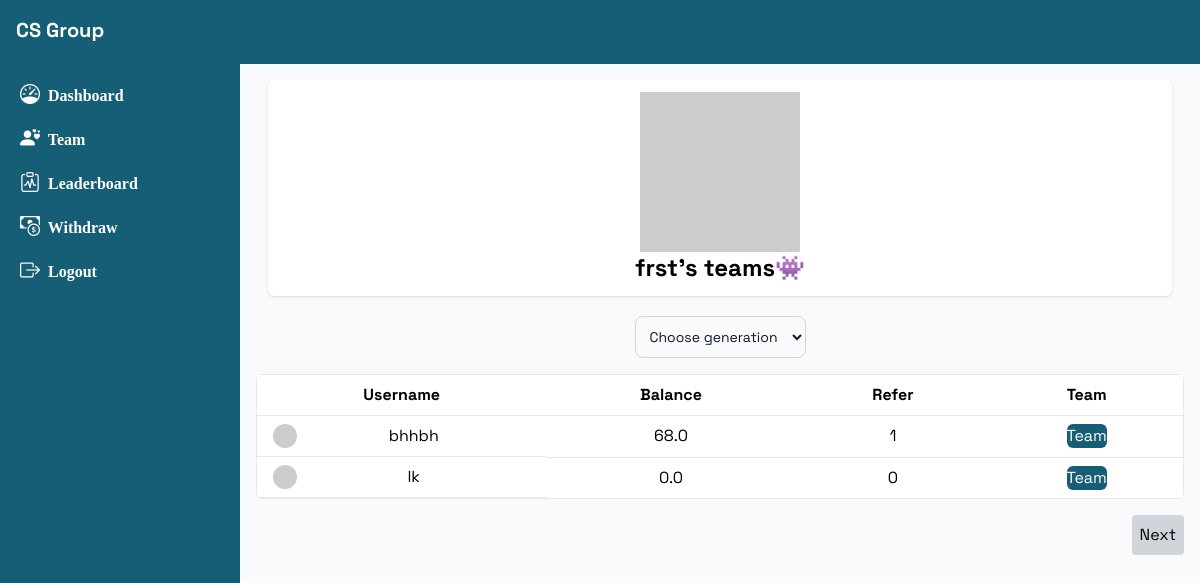
The app's page /teams/frst with its own data.
### base/models.py (models this page shows, shortened)
class Profile(models.Model):
    user = models.ForeignKey(User, on_delete=models.CASCADE)
    name = models.CharField(max_length=200)
    title = models.CharField(max_length=200, null=True, blank=True)
    number = models.CharField(max_length=50)
    balance = models.FloatField(default=00)
    shopping_balance = models.IntegerField(default=0)
    refer_link = models.CharField(max_length=100)
    is_verified = models.BooleanField(default=False)
    referred_by = models.ForeignKey(User, related_name='teams', null=True, blank=True, on_delete=models.CASCADE)
    def total_refer(self):
        return Referral.objects.filter(referrer=self, generation=1).count()

class Referral(models.Model):
    referrer = models.ForeignKey(Profile, on_delete=models.CASCADE, related_name='referrals_made')
    referred_user = models.ForeignKey(Profile, on_delete=models.CASCADE, related_name='referrals_received')
    generation = models.PositiveIntegerField()

### base/views.py (the view)
# urls.py: path('teams/<str:username>', get_teams)
@csrf_exempt
def get_teams(request, username):
    if request.method == 'GET':
        gen = request.GET.get('gen')
        genon = 1
        if gen:
            genon = gen
        p = Profile.objects.get(user__username=username)
        ref = Referral.objects.filter(referrer=p, generation=genon).order_by('-id')
        paginator = Paginator(ref, 2)
        page_number = request.GET.get('page')
        ref = paginator.get_page(page_number)
        context = {'ref':ref, 'gen':genon, 'username':username}
        return render(request, 'team.html', context)

### templates/team.html (shortened to what this page needs)
{% extends 'dash.html' %}
{% block body %}
    <div class="container mx-auto p-2">
      <div class="mx-3 flex-col mb-5 p-3 rounded-md bg-white shadow flex items-center justify-center">
      <img class="w-40"
  src="https://api.dicebear.com/8.x/big-smile/svg?seed={{username}}"
  alt="avatar" />
    <h1 class="font-bold text-2xl">{{username}}'s teams👾</h1>
      </div>
        <div class="flex justify-between items-center mb-4">
<form class="max-w-sm mx-auto">
  <select onchange="x()" id="select" class="bg-gray-50 border border-gray-300 text-gray-900 text-sm rounded-lg focus:ring-blue-500 focus:border-blue-500 block w-full p-2.5 dark:bg-gray-700 dark:border-gray-600 dark:placeholder-gray-400 dark:text-white dark:focus:ring-blue-500 dark:focus:border-blue-500">
    <option selected disabled>Choose generation</option>
  </select>
</form>
        </div>
        <div class="overflow-x-auto rounded-md">
            <table class="min-w-full bg-white border border-gray-200">
                <thead>
                    <tr>
                        <th class="px-4 py-2 border-b">Username</th>
                        <th class="px-4 py-2 border-b">Balance</th>
                        <th class="px-4 py-2 border-b">Refer</th>
                        <th class="px-4 py-2 border-b">Team</th>
                    </tr>
                </thead>
                <tbody id="user-table">
    {% for r in ref %}
                 <tr>
      <td class="px-4 py-2 border-b text-center flex">
<img class="w-6 rounded-3xl"  src="https://api.dicebear.com/8.x/big-smile/svg?seed={{r.referred_user.user}}">
<p class="m-auto">{{r.referred_user.user.username}}</p></td>
<td class="px-4 py-2 border-b text-center">{{r.referred_user.balance}}</td>
<td class="px-4 py-2 border-b text-center">{{r.referred_user.total_refer}}</td>
<td class="px-4 py-2 border-b text-center">
<a href="/teams/{{r.referred_user.user.username}}">
<button class=" text-white bg-cyan-800 rounded-md">Team</button>
</td>
                 </tr> {% endfor %}
                </tbody>
            </table>
        </div>
        <div class="flex justify-between items-center mt-4">
   <div id="page-info"></div> {% if ref.has_next %}
<a href="?page={{ref.next_page_number}}&gen={{gen}}"
            <button id="next" class="bg-gray-300 p-2 rounded">Next</button>
      </a> {% endif %} </div>
    </div>
{% endblock %}

### templates/dash.html (style rules this page uses)
body { font-family: "Space Grotesk", sans-serif; }

### records on screen
Profile: name "frst"
Referral: referred_user.user.username "bhhbh", referred_user.balance "68.0", referred_user.total_refer "1"
Referral: referred_user.user.username "lk", referred_user.balance "0.0", referred_user.total_refer "0"
